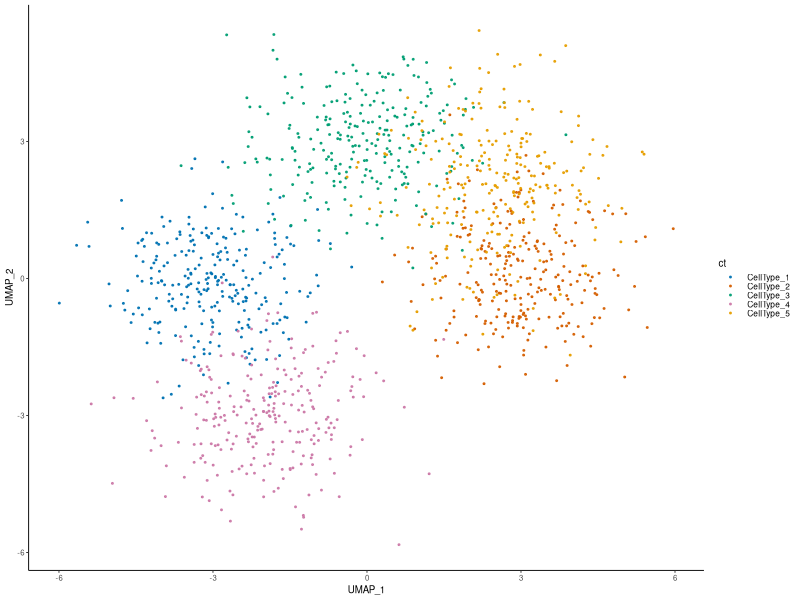
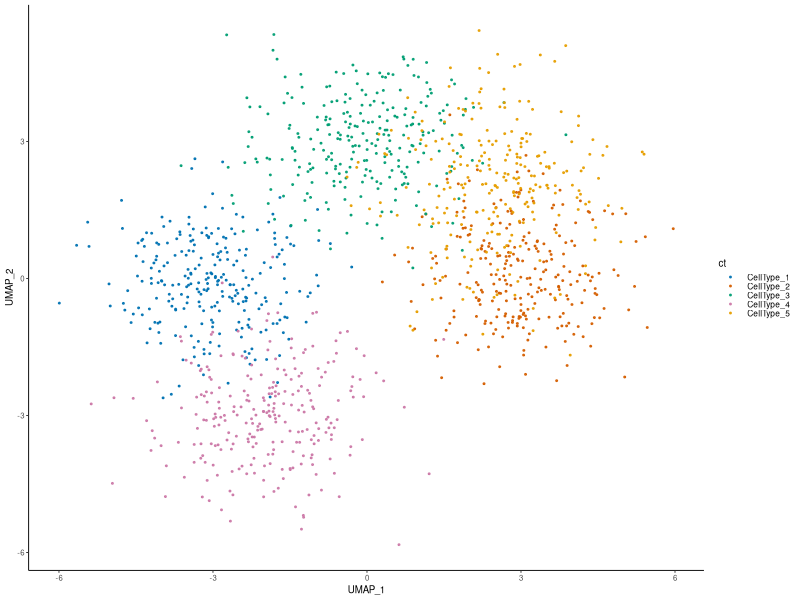

These figures' R source, in order:
#!/usr/bin/env Rscript
# 图型：UMAP 嵌入图
# 用途：展示单细胞或样本在二维嵌入空间中的聚类分离与批次结构。
# 输入数据契约：data.frame 至少包含 UMAP1、UMAP2 与 ct（细胞类型或聚类标签）三列。
# 关键函数：ggplot2::geom_point()、scale_colour_manual() 与 ggsave()。
set.seed(42)
suppressPackageStartupMessages({
  library(ggplot2)
  library(scales)
})

k <- 5
per <- 260
emb <- data.frame(
  UMAP1 = c(
    rnorm(per, -3, 1),
    rnorm(per, 3, 1),
    rnorm(per, 0, 1.2),
    rnorm(per, -2, 1),
    rnorm(per, 2.5, 1.1)
  ),
  UMAP2 = c(
    rnorm(per, 0, 1),
    rnorm(per, 0, 1),
    rnorm(per, 3, 1),
    rnorm(per, -3, 1),
    rnorm(per, 2, 1.3)
  ),
  ct = rep(paste0("CellType_", seq_len(k)), each = per)
)
palette5 <- c("#0072B2", "#D55E00", "#009E73", "#CC79A7", "#E69F00")

p <- ggplot(emb, aes(x = UMAP1, y = UMAP2, colour = ct)) +
  geom_point(size = 0.35, alpha = 0.9) +
  scale_colour_manual(values = palette5) +
  labs(x = "UMAP_1", y = "UMAP_2") +
  theme_classic(base_size = 7) +
  theme(
    legend.text = element_text(size = 6),
    legend.key.height = unit(0.4, "lines")
  )

ggsave("L2_umap_verified.pdf", plot = p, width = 183, height = 90, units = "mm")
ggsave(
  "L2_umap_verified.png",
  plot = p,
  width = 183,
  height = 90,
  units = "mm",
  dpi = 300,
  device = png,
  type = "cairo"
)
cat("RENDER_OK umap\n")
